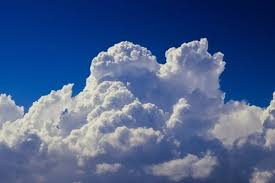
#> input picture PriyaPatel/cloud.jpg, 275 x 183 px, given in place of the camera
$ python shapeDetectionRealTime.py
#> lines starting #> are read from the running program, lines starting #| are printed output that depends on the picture; after the words box and inside, x2 and y2 are one past the last pixel; in counts of white or black regions, pixels touching at a corner belong together
import cv2
import numpy as np

def nothing(x):
    # any operation
    pass

cap = cv2.VideoCapture(0)

cv2.namedWindow("Trackbars")
cv2.createTrackbar("L-H", "Trackbars", 0, 180, nothing)
cv2.createTrackbar("L-S", "Trackbars", 66, 255, nothing)
cv2.createTrackbar("L-V", "Trackbars", 134, 255, nothing)
cv2.createTrackbar("U-H", "Trackbars", 180, 180, nothing)
cv2.createTrackbar("U-S", "Trackbars", 255, 255, nothing)
cv2.createTrackbar("U-V", "Trackbars", 243, 255, nothing)

font = cv2.FONT_HERSHEY_COMPLEX

while True:
    _, frame = cap.read()
#> frame is the input picture: shape (183, 275, 3); mean B, G, R 140.3, 96.2, 73.4
    hsv = cv2.cvtColor(frame, cv2.COLOR_BGR2HSV)
#> hsv: shape (183, 275, 3); mean H, S, V 105.3, 139, 141

    l_h = cv2.getTrackbarPos("L-H", "Trackbars")
    l_s = cv2.getTrackbarPos("L-S", "Trackbars")
    l_v = cv2.getTrackbarPos("L-V", "Trackbars")
    u_h = cv2.getTrackbarPos("U-H", "Trackbars")
    u_s = cv2.getTrackbarPos("U-S", "Trackbars")
    u_v = cv2.getTrackbarPos("U-V", "Trackbars")

    lower_red = np.array([l_h, l_s, l_v])
    upper_red = np.array([u_h, u_s, u_v])

    mask = cv2.inRange(hsv, lower_red, upper_red)
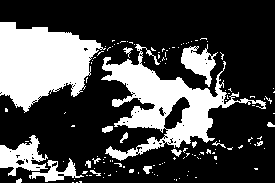
#> mask: shape (183, 275); 29.4% white; 132 white regions (114 under 20 px), largest, box (x1, y1, x2, y2) and area: (0, 22, 106, 113) 5995, (101, 44, 266, 161) 5768, (0, 135, 48, 176) 976
    kernel = np.ones((5, 5), np.uint8)
    mask = cv2.erode(mask, kernel)
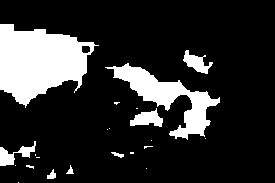
#> mask: shape (183, 275); 17.9% white; 22 white regions (14 under 20 px)

    # Contours detection
    contours, hierarchy= cv2.findContours(mask, cv2.RETR_TREE, cv2.CHAIN_APPROX_SIMPLE)
#> contours = 23 contours, 14 with area under 20; largest, box (x1, y1, x2, y2) and area: (0, 24, 99, 108) 5007, (105, 63, 220, 140) 2431, (130, 108, 163, 127) 316, (0, 141, 36, 166) 285, (183, 50, 213, 74) 282

    for cnt in contours:
        area = cv2.contourArea(cnt)
        approx = cv2.approxPolyDP(cnt, 0.02*cv2.arcLength(cnt, True), True)
        x = approx.ravel()[0]
        y = approx.ravel()[1]

        if area > 400:
            cv2.drawContours(frame, [approx], 0, (0, 0, 0), 5)

            if len(approx) == 3:
                cv2.putText(frame, "Triangle", (x, y), font, 1, (0, 0, 0))
            elif len(approx) == 4:
                cv2.putText(frame, "Rectangle", (x, y), font, 1, (0, 0, 0))
            elif 10 < len(approx) < 20:
                cv2.putText(frame, "Circle", (x, y), font, 1, (0, 0, 0))
#> this loop made 23 passes
#> (area, x, y) on passes 2, 4, 10, 12, 17, 20, 21, 22, 23: (39, 53, 169), (21.5, 70, 165), (25.5, 111, 152), (285, 35, 141), (316, 162, 118), (2431, 105, 67), (282, 186, 50), (5007, 0, 24), (64.5, 81, 46)
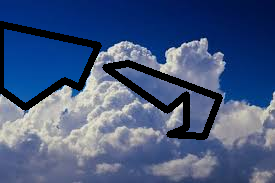
#> frame: shape (183, 275, 3); 8.46% of pixels changed, all inside (x1, y1, x2, y2) = (0, 21, 223, 140)


    cv2.imshow("Frame", frame)
    cv2.imshow("Mask", mask)

    key = cv2.waitKey(1)
#> (key Esc is pressed here)
    if key == 27:
        break

cap.release()
cv2.destroyAllWindows()

$ run again, on PriyaPatel/left.jpg
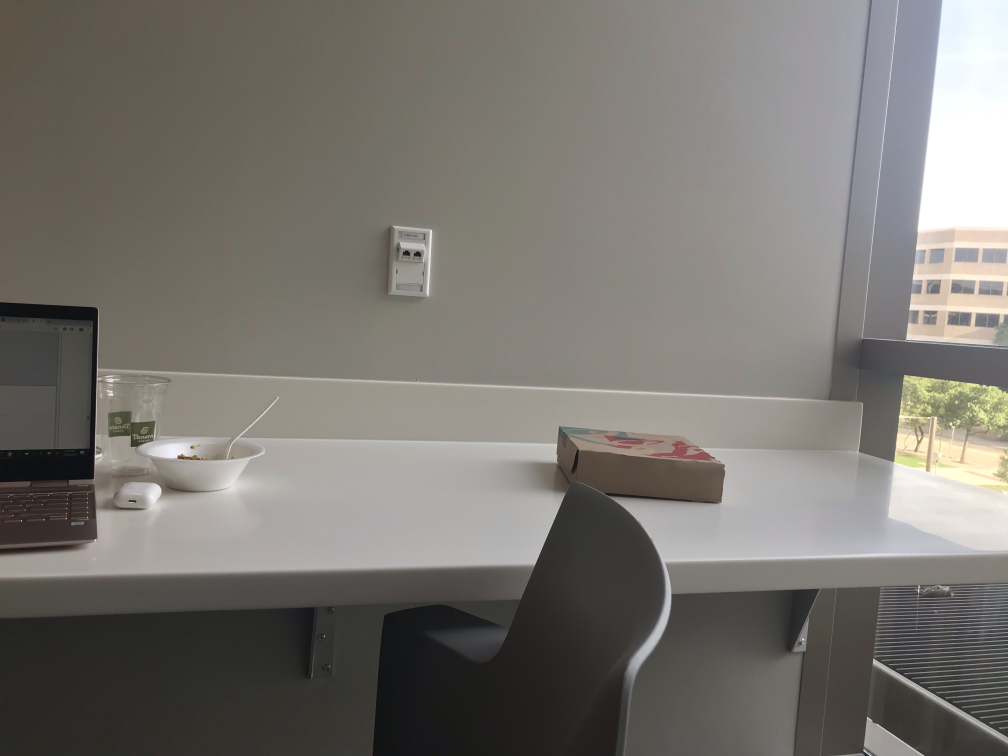
#> input picture PriyaPatel/left.jpg, 4032 x 3024 px, given in place of the camera (shown at 1/4 size)
#> frame is the input picture: shape (3024, 4032, 3); mean B, G, R 111.9, 117.2, 120.5
#> hsv: shape (3024, 4032, 3); mean H, S, V 32.3, 24.2, 121.4
#> `mask = cv2.inRange(hsv, lower_red, upper_red)`:
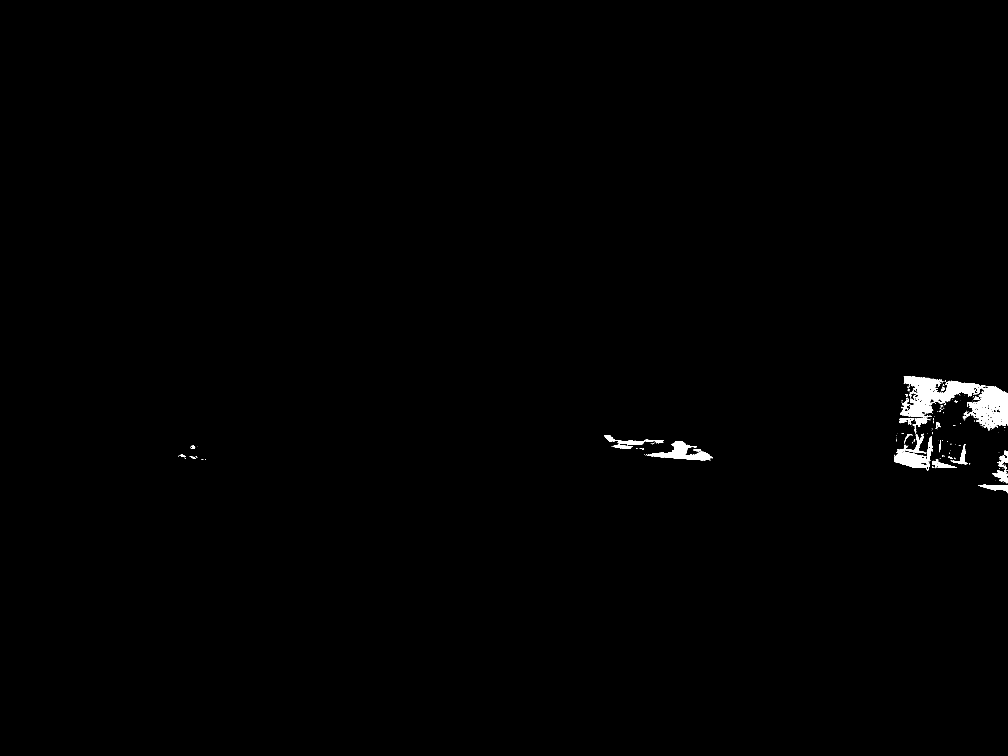
#> mask: shape (3024, 4032) (shown at 1/4 size); 0.55% white; 354 white regions (298 under 20 px), largest, box (x1, y1, x2, y2) and area: (3600, 1504, 3920, 1669) 20652, (3865, 1544, 4032, 1721) 15687, (3576, 1744, 3729, 1877) 7247
#> `mask = cv2.erode(mask, kernel)`:
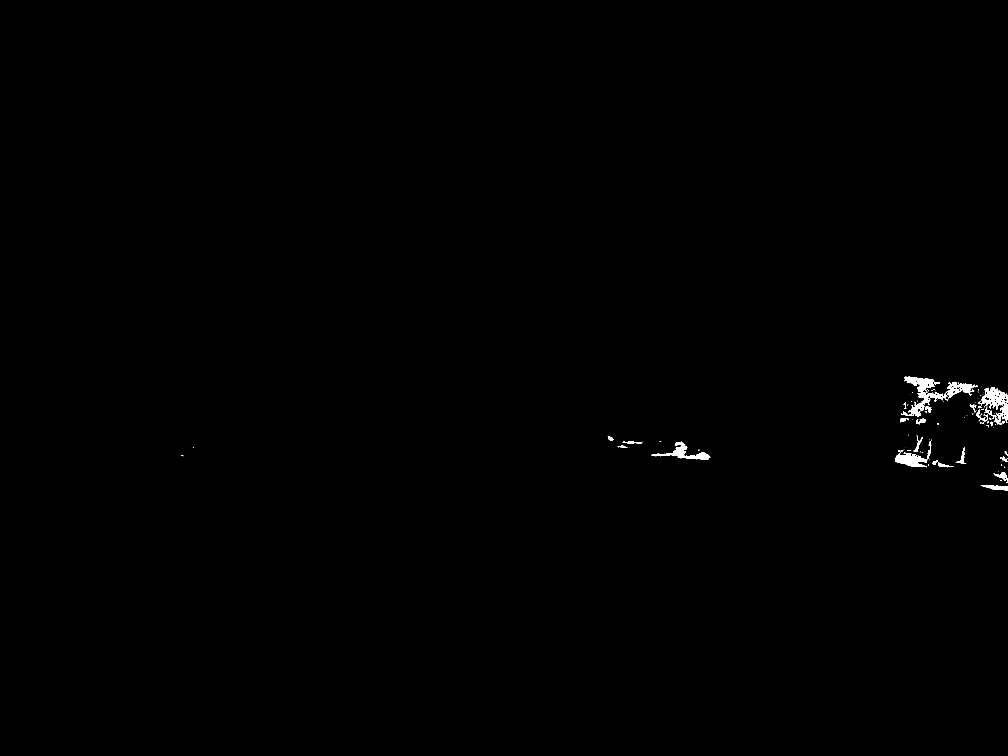
#> mask: shape (3024, 4032) (shown at 1/4 size); 0.28% white; 112 white regions (73 under 20 px)
#> contours = 151 contours, 83 with area under 20; largest, box (x1, y1, x2, y2) and area: (3618, 1507, 3912, 1619) 9076, (3913, 1548, 4032, 1698) 7182, (3582, 1801, 3709, 1870) 4134, (2605, 1767, 2842, 1838) 3931, (3633, 1607, 3698, 1665) 1494
#> the loop `for cnt in contours:` made 151 passes
#> (area, x, y) on passes 3, 4, 9: (633.5, 3974, 1895), (45.5, 4020, 1911), (409, 3752, 1859)
